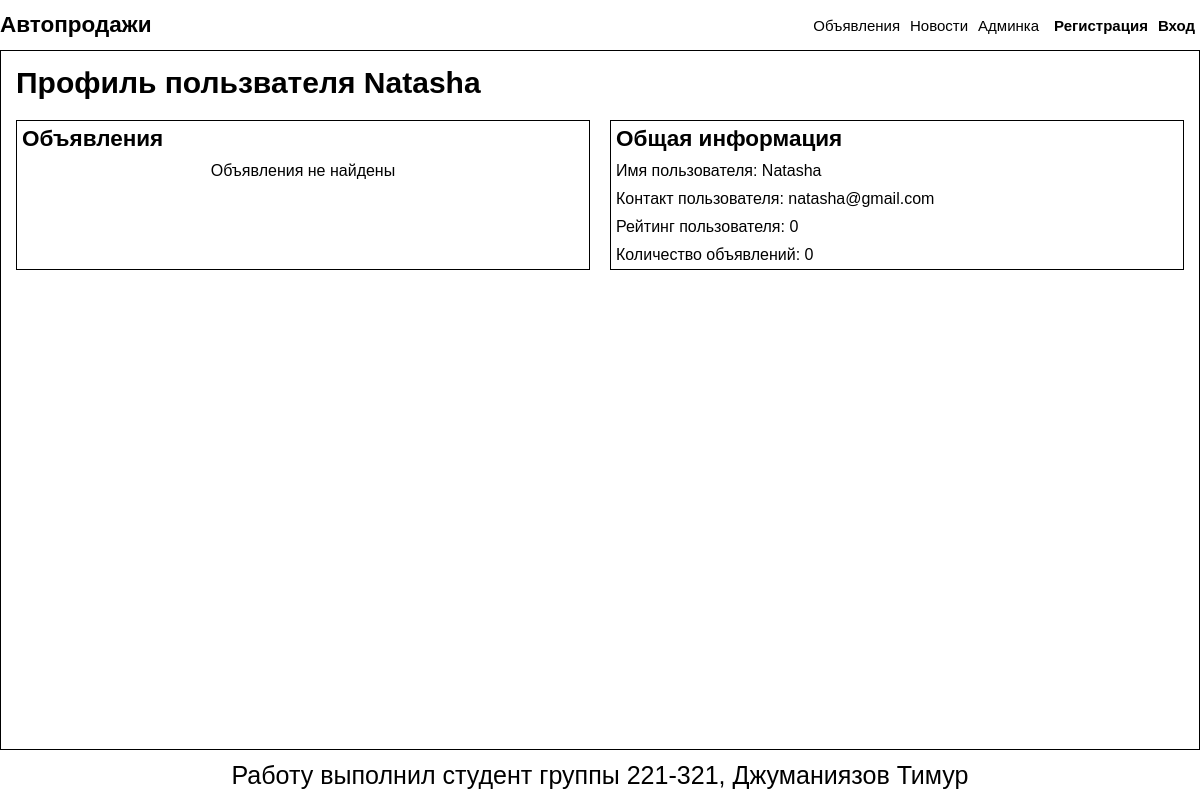
Page /author_profile/2 on the earlier database version.
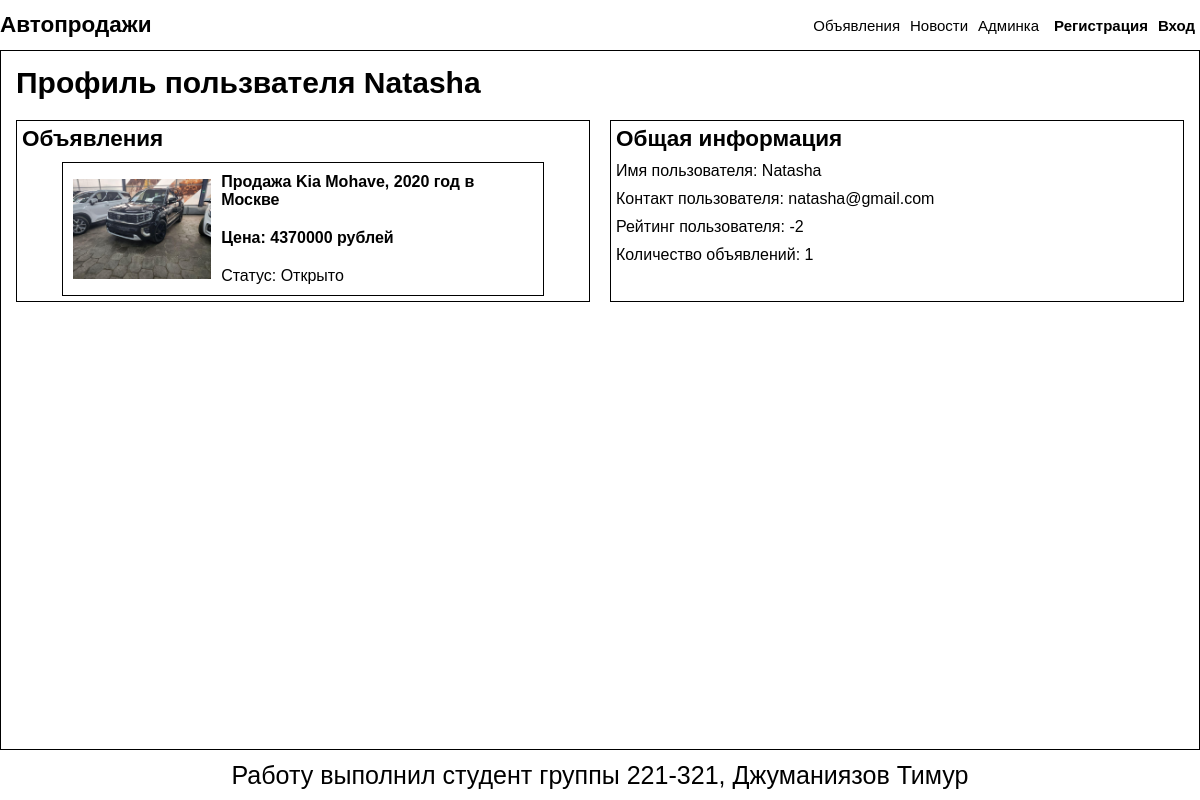
Same page on the later database version.
### mainApp/models.py (models this page shows, shortened)
class Advertisement(models.Model):
    author = models.ForeignKey(User, on_delete=models.CASCADE, verbose_name='Автор')
    image = models.ImageField(upload_to='images/advertisements/%Y/%m/%d', verbose_name='Изображение')
    title = models.CharField(max_length=200, verbose_name="Заголовок")
    text = models.TextField(verbose_name='Описание')
    price = models.IntegerField(verbose_name='Цена')
    is_close = models.BooleanField(default=False, verbose_name='Закрыто')
    created_at = models.DateField(null=True, auto_now_add=True, verbose_name='Дата написания')
    class Meta:
        verbose_name = "Объявление"
        verbose_name_plural = "Объявления"

### mainApp/views.py (the view, shortened to what this page needs)
# urls.py: path('author_profile/<int:user_id>', show_author_profile, name='author_profile'),
def show_author_profile(request, user_id:int):
    user = request.user
    author = get_object_or_404(User, pk=user_id)
    advertisements = list(Advertisement.objects.filter(author_id=user_id))[::-1]
    messages = []
    author_rating = 0 + sum([record.value for record in Rating.objects.filter(evaluated_id=author.id)])
    was_evaluated = ''
    context = {'author': author,
               'advertisements': advertisements,
               'messages': messages,
               'author_rating': author_rating}
    return render(request, 'author_profile.html', context)

### mainApp/templates/author_profile.html (shortened to what this page needs)
{% extends "base.html" %}
{% block content %}
    {% load static %}
    <h1>Профиль пользвателя {{ author }}</h1>
    <div class="profile-container">
        <div class="advertisements wrapper">
            <h2>Объявления</h2>
            <div class="list wrapper" style="align-items: center;">
                {% if advertisements %}
                {% for record in advertisements %}
                <a href="{% url 'mainApp:one_advertisement' record.id %}" class="advertisement">
                    <img class="" src="{% static record.image %}" alt="">
                    <div class="advertisement__desc">
                        <p class="advertisement__title common-text">{{ record.title }}</p>
                        <p class="advertisement__price common-text">Цена: {{ record.price }} рублей</p>
                        <p class="common-text">Статус: {% if not record.is_close %}Открыто{% else %}Закрыто{% endif %}</p>
                    </div>
                </a>
                {% endfor %}
                {% else %}
                <p class="common-text">Объявления не найдены</p>
                {% endif %}
            </div>
        </div>
        <div class="info wrapper">
            <h2>Общая информация</h2>
            <div class="list wrapper">
                <p class="common-text">Имя пользователя: {{ author }}</p>
                <p class="common-text">Контакт пользователя: {{ author.email }}</p>
                <p class="common-text">Рейтинг пользователя: <span class="rating-value">{{ author_rating }}</span></p>
                <p class="common-text">Количество объявлений: {{ advertisements|length}}</p>
            </div>
        </div>
    </div>
{% endblock content %}

Differences in the rows shown:
added Advertisement: image (picture), title "Продажа Kia Mohave, 2020 год в Москве", price "4370000", is_close "Открыто"
Other differences:
{{ author_rating }}: "0" → "-2"
{{ advertisements|length }}: "0" → "1"
text no longer shown: "Объявления не найдены"
